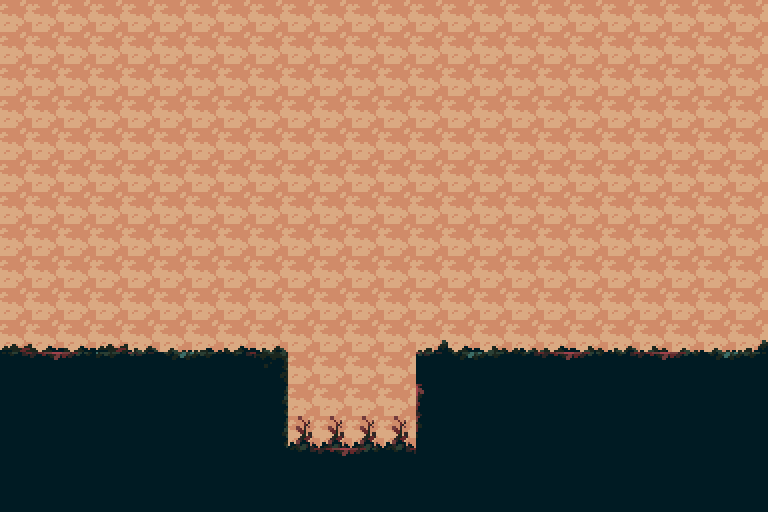

This game map was drawn from its Tiled (.tmx) file and the tilesets committed beside it. A one-line description and the full map source follow:
An orthogonal 24x16 tile map with 32x32 px tiles, 2 tile layers (Tile Layer 1, Tile Layer 2) and 16 objects (4x wall, Teleport, player, pit, Arena, ...).

<map version="1.4" tiledversion="1.4.2" orientation="orthogonal" renderorder="right-down" width="24" height="16" tilewidth="32" tileheight="32" infinite="0" nextlayerid="4" nextobjectid="228">
 <tileset firstgid="1" source="modifiedspringstar.tsx" />
 <layer id="1" name="Tile Layer 1" width="24" height="16">
  <data encoding="csv">
33,33,33,33,33,33,33,33,33,33,33,33,33,33,33,33,33,33,33,33,33,33,33,33,
33,33,33,33,33,33,33,33,33,33,33,33,33,33,33,33,33,33,33,33,33,33,33,33,
33,33,33,33,33,33,33,33,33,33,33,33,33,33,33,33,33,33,33,33,33,33,33,33,
33,33,33,33,33,33,33,33,33,33,33,33,33,33,33,33,33,33,33,33,33,33,33,33,
33,33,33,33,33,33,33,33,33,33,33,33,33,33,33,33,33,33,33,33,33,33,33,33,
33,33,33,33,33,33,33,33,33,33,33,33,33,33,33,33,33,33,33,33,33,33,33,33,
33,33,33,33,33,33,33,33,33,33,33,33,33,33,33,33,33,33,33,33,33,33,33,33,
33,33,33,33,33,33,33,33,33,33,33,33,33,33,33,33,33,33,33,33,33,33,33,33,
33,33,33,33,33,33,33,33,33,33,33,33,33,33,33,33,33,33,33,33,33,33,33,33,
33,33,33,33,33,33,33,33,33,33,33,33,33,33,33,33,33,33,33,33,33,33,33,33,
33,33,33,33,33,33,33,33,33,33,33,33,33,33,33,33,33,33,33,33,33,33,33,33,
33,33,33,33,33,33,33,33,33,33,33,33,33,33,33,33,33,33,33,33,33,33,33,33,
33,33,33,33,33,33,33,33,33,33,33,33,33,33,33,33,33,33,33,33,33,33,33,33,
33,33,33,33,33,33,33,33,33,33,33,33,33,33,33,33,33,33,33,33,33,33,33,33,
33,33,33,33,33,33,33,33,33,33,33,33,33,33,33,33,33,33,33,33,33,33,33,33,
33,33,33,33,33,33,33,33,33,33,33,33,33,33,33,33,33,33,33,33,33,33,33,33
</data>
 </layer>
 <layer id="2" name="Tile Layer 2" width="24" height="16">
  <data encoding="csv">
0,0,0,0,0,0,0,0,0,0,0,0,0,0,0,0,0,0,0,0,0,0,0,0,
0,0,0,0,0,0,0,0,0,0,0,0,0,0,0,0,0,0,0,0,0,0,0,0,
0,0,0,0,0,0,0,0,0,0,0,0,0,0,0,0,0,0,0,0,0,0,0,0,
0,0,0,0,0,0,0,0,0,0,0,0,0,0,0,0,0,0,0,0,0,0,0,0,
0,0,0,0,0,0,0,0,0,0,0,0,0,0,0,0,0,0,0,0,0,0,0,0,
0,0,0,0,0,0,0,0,0,0,0,0,0,0,0,0,0,0,0,0,0,0,0,0,
0,0,0,0,0,0,0,0,0,0,0,0,0,0,0,0,0,0,0,0,0,0,0,0,
0,0,0,0,0,0,0,0,0,0,0,0,0,0,0,0,0,0,0,0,0,0,0,0,
0,0,0,0,0,0,0,0,0,0,0,0,0,0,0,0,0,0,0,0,0,0,0,0,
0,0,0,0,0,0,0,0,0,0,0,0,0,0,0,0,0,0,0,0,0,0,0,0,
156,155,155,156,113,145,115,155,113,0,0,0,0,149,155,148,114,155,148,113,148,145,145,149,
177,178,179,176,174,175,176,177,272,0,0,0,0,174,175,176,177,178,179,177,178,179,175,176,
163,163,163,163,163,163,163,163,240,0,0,0,0,219,163,163,163,163,163,163,163,163,163,163,
163,163,163,163,163,163,163,163,240,74,74,74,74,238,163,163,163,163,163,163,163,163,163,163,
163,163,163,163,163,163,163,163,163,177,178,179,177,163,163,163,163,163,163,163,163,163,163,163,
163,163,163,163,163,163,163,163,163,163,163,163,163,163,163,163,163,163,163,163,163,163,163,163
</data>
 </layer>
 <objectgroup id="3" name="Objects">
  <object id="1" name="wall" x="0" y="448" width="768" height="64">
   <properties>
    <property name="solid" type="bool" value="true" />
   </properties>
  </object>
  <object id="48" name="wall" x="-32" y="0" width="32" height="480">
   <properties>
    <property name="solid" type="bool" value="true" />
   </properties>
  </object>
  <object id="50" name="Test.tmx" type="Teleport" x="768" y="0" width="8" height="480">
   <properties>
    <property name="playerLocation" value="player" />
   </properties>
  </object>
  <object id="51" name="player" x="32" y="64" width="32" height="32" />
  <object id="52" name="wall" x="0" y="352" width="288" height="96">
   <properties>
    <property name="solid" type="bool" value="true" />
   </properties>
  </object>
  <object id="53" name="wall" x="416" y="352" width="352" height="96">
   <properties>
    <property name="solid" type="bool" value="true" />
   </properties>
  </object>
  <object id="55" name="pit" x="288" y="416" width="128" height="32">
   <properties>
    <property name="destination" type="object" value="226" />
   </properties>
  </object>
  <object id="56" name="Arena" x="416" y="0" width="352" height="352">
   <properties>
    <property name="enemycount" value="2,5" />
    <property name="enemytypes" value="Roach;Roach" />
    <property name="location0" type="object" value="57" />
    <property name="location1" type="object" value="60" />
    <property name="location2" type="object" value="61" />
    <property name="location3" type="object" value="59" />
    <property name="location4" type="object" value="58" />
    <property name="locations" type="int" value="5" />
    <property name="waves" type="int" value="2" />
   </properties>
  </object>
  <object id="57" x="464" y="304">
   <point />
  </object>
  <object id="58" x="720" y="304">
   <point />
  </object>
  <object id="59" x="592" y="240">
   <point />
  </object>
  <object id="60" x="464" y="144">
   <point />
  </object>
  <object id="61" x="720" y="144">
   <point />
  </object>
  <object id="62" name="Roach" type="mutated" x="96" y="288" width="32" height="64">
   <properties>
    <property name="solid" type="bool" value="true" />
   </properties>
  </object>
  <object id="226" x="240" y="320">
   <point />
  </object>
  <object id="227" name="turret" x="192" y="192" width="32" height="32">
   <properties>
    <property name="damage" type="int" value="50" />
    <property name="die" type="bool" value="true" />
    <property name="health" type="int" value="500" />
    <property name="speed" type="int" value="1000" />
   </properties>
  </object>
 </objectgroup>
</map>
